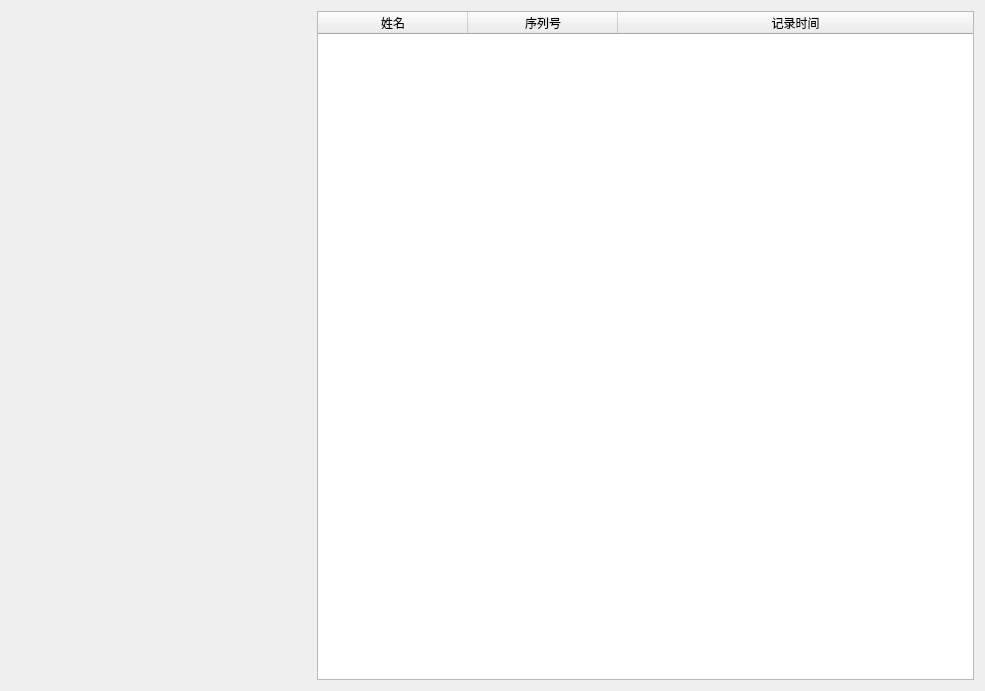
<?xml version="1.0" encoding="UTF-8"?>
<ui version="4.0">
 <class>RecordWidgetClass</class>
 <widget class="QWidget" name="RecordWidgetClass">
  <property name="geometry">
   <rect>
    <x>0</x>
    <y>0</y>
    <width>985</width>
    <height>691</height>
   </rect>
  </property>
  <property name="sizePolicy">
   <sizepolicy hsizetype="Fixed" vsizetype="Fixed">
    <horstretch>0</horstretch>
    <verstretch>0</verstretch>
   </sizepolicy>
  </property>
  <property name="windowTitle">
   <string>记录表</string>
  </property>
  <layout class="QGridLayout" name="gridLayout">
   <item row="0" column="0">
    <layout class="QVBoxLayout" name="verticalLayout">
     <item>
      <widget class="QLabel" name="label_faceViewer">
       <property name="minimumSize">
        <size>
         <width>300</width>
         <height>300</height>
        </size>
       </property>
       <property name="maximumSize">
        <size>
         <width>300</width>
         <height>300</height>
        </size>
       </property>
       <property name="text">
        <string/>
       </property>
       <property name="pixmap">
        <pixmap resource="MainWindow.qrc">:/bg</pixmap>
       </property>
      </widget>
     </item>
     <item>
      <spacer name="verticalSpacer_2">
       <property name="orientation">
        <enum>Qt::Vertical</enum>
       </property>
       <property name="sizeHint" stdset="0">
        <size>
         <width>20</width>
         <height>192</height>
        </size>
       </property>
      </spacer>
     </item>
    </layout>
   </item>
   <item row="0" column="1">
    <widget class="QTableWidget" name="tableWidget">
     <property name="editTriggers">
      <set>QAbstractItemView::NoEditTriggers</set>
     </property>
     <property name="alternatingRowColors">
      <bool>false</bool>
     </property>
     <property name="selectionMode">
      <enum>QAbstractItemView::SingleSelection</enum>
     </property>
     <property name="selectionBehavior">
      <enum>QAbstractItemView::SelectRows</enum>
     </property>
     <property name="showGrid">
      <bool>false</bool>
     </property>
     <property name="rowCount">
      <number>0</number>
     </property>
     <attribute name="horizontalHeaderDefaultSectionSize">
      <number>150</number>
     </attribute>
     <attribute name="horizontalHeaderStretchLastSection">
      <bool>true</bool>
     </attribute>
     <attribute name="verticalHeaderVisible">
      <bool>false</bool>
     </attribute>
     <column>
      <property name="text">
       <string>姓名</string>
      </property>
     </column>
     <column>
      <property name="text">
       <string>序列号</string>
      </property>
     </column>
     <column>
      <property name="text">
       <string>记录时间</string>
      </property>
     </column>
    </widget>
   </item>
  </layout>
 </widget>
 <resources>
  <include location="MainWindow.qrc"/>
 </resources>
 <connections/>
</ui>
